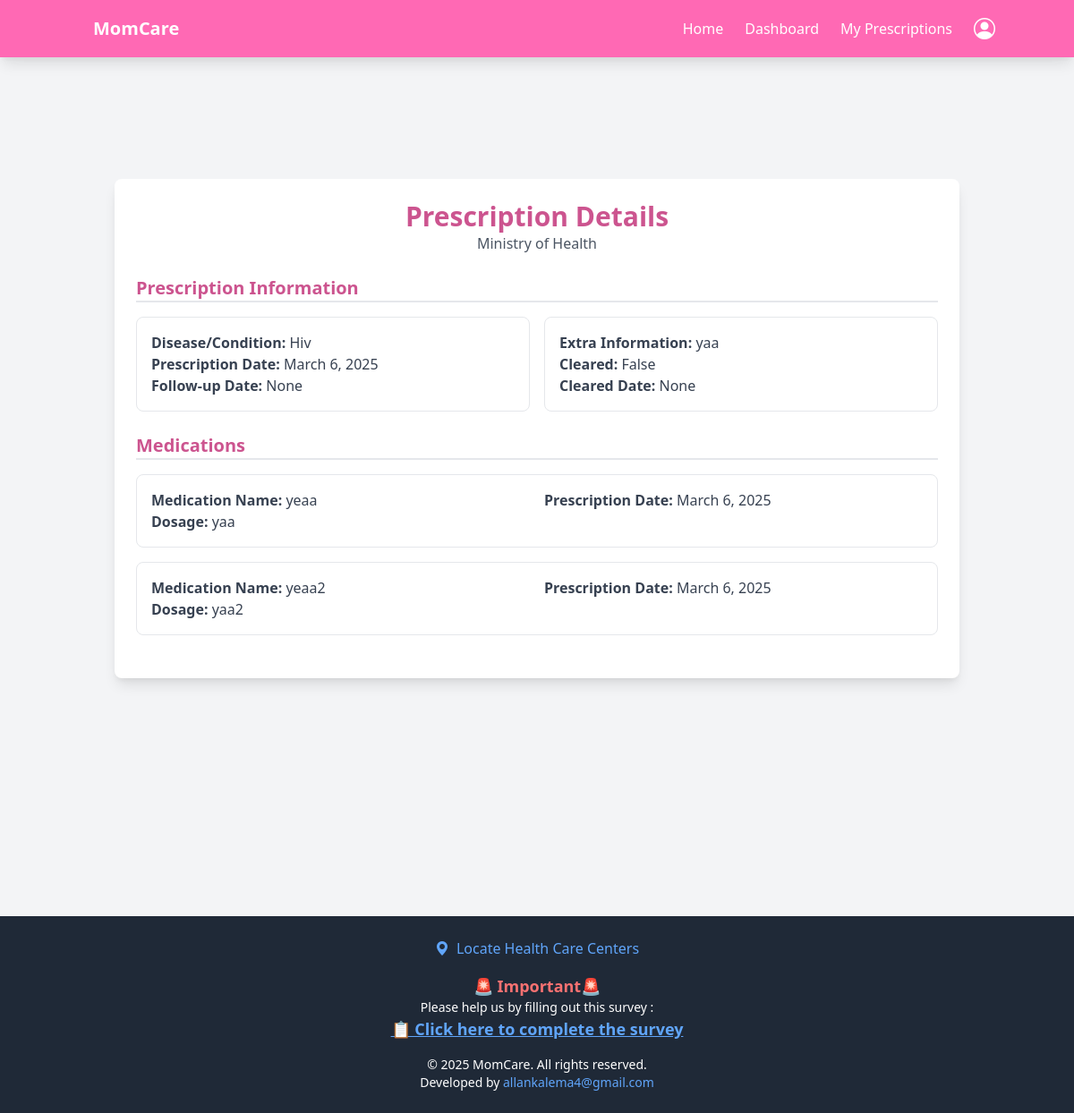
/antenental/prescription/1/ (signed in), run on the app's committed database.
### antenental/models.py (models this page shows, shortened)
class Prescription(models.Model):
    patient = models.ForeignKey(User, related_name='prescriptions', on_delete=models.CASCADE)  # Links to the registered patient
    doctor = models.ForeignKey(User, related_name='prescribed_by', on_delete=models.CASCADE)  # Links to the doctor who prescribed
    disease_condition = models.CharField(max_length=255)  # Disease or condition the patient is being treated for
    prescription_date = models.DateField(default=now)  # Date the prescription was made
    follow_up_date = models.DateField(null=True, blank=True)  # Latest date when the patient should have this checked
    extra_information = models.TextField(null=True, blank=True)  # Any additional information about the prescription
    cleared = models.BooleanField(default=False)  # Whether the prescription has been cleared or not
    cleared_date = models.DateTimeField(null=True, blank=True)  # Date when the prescription was cleared
    created_at = models.DateTimeField(auto_now_add=True)
    updated_at = models.DateTimeField(auto_now=True)

class Medication(models.Model):
    prescription = models.ForeignKey(Prescription, related_name='medications', on_delete=models.CASCADE)
    medication_name = models.CharField(max_length=255)  # Medication prescribed
    dosage = models.TextField()  # Dosage instructions
    prescription_date = models.DateField(default=now)  # Date the medication was prescribed

### antenental/views.py (the view)
# urls.py: path('prescription/<int:prescription_id>/', views.prescription_details, name='prescription_details'),
@login_required
@patient
def prescription_details(request, prescription_id):
    prescription = get_object_or_404(Prescription, id=prescription_id, patient=request.user)
    return render(request, 'antenatal/prescription_details.html', {'prescription': prescription})

### templates/antenatal/prescription_details.html
{% extends 'base.html' %}
{% load static %}
{% block content %}
<main class="mt-16 sm:mt-20 min-h-screen p-4 sm:p-6 bg-gray-100">
    <div class="container mx-auto">
        <div class="bg-white p-6 rounded-lg shadow-lg mb-6">
            <div class="text-center mb-6">
                <h2 class="text-2xl sm:text-3xl font-bold text-hotpink-dark">Prescription Details</h2>
                <p class="text-gray-600">Ministry of Health</p>
            </div>
            <div class="mb-6">
                <h3 class="text-xl font-semibold text-hotpink-dark mb-4 border-b-2 border-hotpink-dark">Prescription Information</h3>
                <div class="grid grid-cols-1 sm:grid-cols-2 gap-4">
                    <div class="p-4 border border-gray-200 rounded-lg">
                        <p class="text-gray-700"><strong>Disease/Condition:</strong> {{ prescription.disease_condition }}</p>
                        <p class="text-gray-700"><strong>Prescription Date:</strong> {{ prescription.prescription_date }}</p>
                        <p class="text-gray-700"><strong>Follow-up Date:</strong> {{ prescription.follow_up_date }}</p>
                    </div>
                    <div class="p-4 border border-gray-200 rounded-lg">
                        <p class="text-gray-700"><strong>Extra Information:</strong> {{ prescription.extra_information }}</p>
                        <p class="text-gray-700"><strong>Cleared:</strong> {{ prescription.cleared }}</p>
                        <p class="text-gray-700"><strong>Cleared Date:</strong> {{ prescription.cleared_date }}</p>
                    </div>
                </div>
            </div>
            <div class="mb-6">
                <h3 class="text-xl font-semibold text-hotpink-dark mb-4 border-b-2 border-hotpink-dark">Medications</h3>
                {% for medication in prescription.medications.all %}
                    <div class="p-4 border border-gray-200 rounded-lg mb-4">
                        <div class="grid grid-cols-1 sm:grid-cols-2 gap-4">
                            <div>
                                <p class="text-gray-700"><strong>Medication Name:</strong> {{ medication.medication_name }}</p>
                                <p class="text-gray-700"><strong>Dosage:</strong> {{ medication.dosage }}</p>
                            </div>
                            <div>
                                <p class="text-gray-700"><strong>Prescription Date:</strong> {{ medication.prescription_date }}</p>
                            </div>
                        </div>
                    </div>
                {% endfor %}
            </div>
        </div>
    </div>
</main>
{% endblock %}

### templates/base.html (style rules this page uses)
.text-hotpink-dark { color: #cc548f; }

### data on the page
Prescription: disease_condition "Hiv", prescription_date "March 6, 2025", follow_up_date "None", extra_information "yaa", cleared "False", cleared_date "None"
Medication: medication_name "yeaa", dosage "yaa", prescription_date "March 6, 2025"
Medication: medication_name "yeaa2", dosage "yaa2", prescription_date "March 6, 2025"
